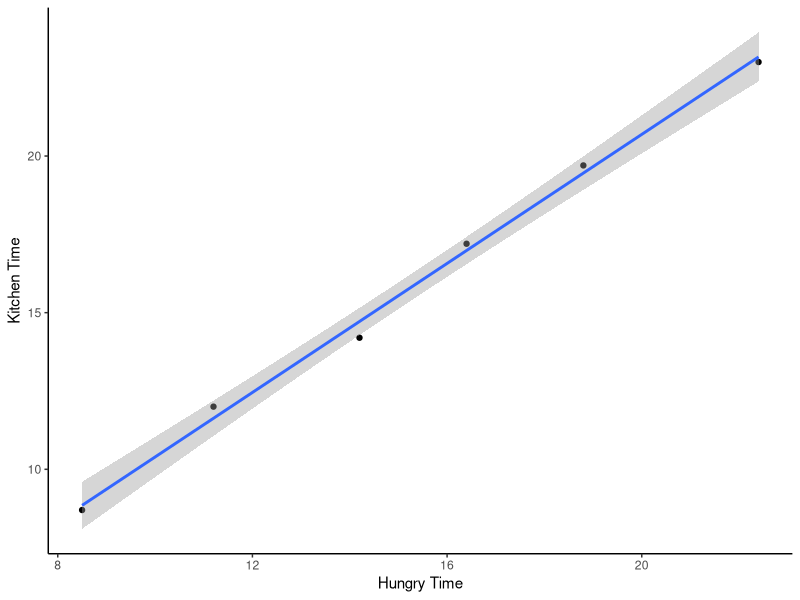

Generate this figure with R:
#### Exercise 10 ####

### Problem 1
# Make data text file then write script that loads text file 
#     and produces scatter plot that includes trend line

## Steps
# load data with read.csv()
# load ggplot 
# scatter plot, add data for both variables
# add axis labels
# add trend line

hungrykitchen<-read.csv("HungryKitchen.csv", header = TRUE)
library(ggplot2)
ggplot(data = hungrykitchen, aes(x=Hungry, y=Kitchen)) +
  geom_point() +
  xlab("Hungry Time") +
  ylab("Kitchen Time") +
  stat_smooth(method="lm") +
  theme_classic() 
  

### Problem 2
# Write script for two figures to summarize "data.txt"
# Barplot of means of the four populations
# Scatter plot of all observations (use geom_jitter())
# Do the plots telll you different stories? Why?


